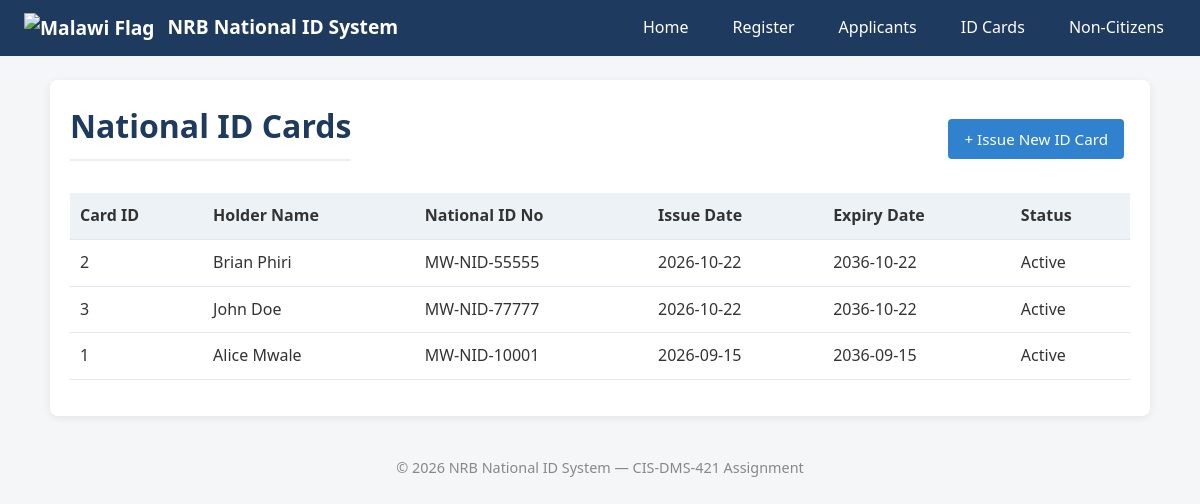
The app's page /cards_list.php with its own data.
### tables this page shows
CREATE TABLE `national_id_card` (
  `Card_ID` int NOT NULL,
  `National_ID_No` varchar(20) NOT NULL,
  `Issue_date` date NOT NULL,
  `Expired_date` date DEFAULT NULL,
  `Card_Status` enum('Active','Suspended','Revoked','Expired') NOT NULL DEFAULT 'Active',
  `Person_ID` int NOT NULL,
  `Application_ID` int NOT NULL
);

CREATE TABLE `malawian_citizen` (
  `Person_ID` int NOT NULL,
  `Fname` varchar(80) NOT NULL,
  `Lname` varchar(80) NOT NULL,
  `DoB` date NOT NULL,
  `Gender` enum('M','F','O') NOT NULL,
  `Nationality` varchar(60) NOT NULL DEFAULT 'Malawian',
  `District_ID` int NOT NULL,
  `Address_ID` int DEFAULT NULL,
  `Citizen_ID` varchar(20) NOT NULL,
  `National_ID` varchar(20) DEFAULT NULL
);

### public/cards_list.php (the view)
<?php
require_once __DIR__ . '/../includes/header.php';
$stmt = $pdo->query("
    SELECT nic.*, mc.Fname, mc.Lname
    FROM NATIONAL_ID_CARD nic
    INNER JOIN MALAWIAN_CITIZEN mc ON nic.Person_ID = mc.Person_ID
    ORDER BY nic.Issue_date DESC
");
$cards = $stmt->fetchAll();
?>
<div style="display: flex; justify-content: space-between; align-items: center;">
    <h1>National ID Cards</h1>
    <a href="card_issue.php" class="btn btn-primary">+ Issue New ID Card</a>
</div>
<table class="data-table">
    <thead>
        <tr>
            <th>Card ID</th>
            <th>Holder Name</th>
            <th>National ID No</th>
            <th>Issue Date</th>
            <th>Expiry Date</th>
            <th>Status</th>
        </tr>
    </thead>
    <tbody>
    <?php if (empty($cards)): ?>
        <tr><td colspan="6" style="text-align: center; color: #888;">No cards issued yet.</td></tr>
    <?php else: ?>
        <?php foreach ($cards as $c): ?>
            <tr>
                <td><?= (int)$c['Card_ID'] ?></td>
                <td><?= e($c['Fname'] . ' ' . $c['Lname']) ?></td>
                <td><?= e($c['National_ID_No']) ?></td>
                <td><?= e($c['Issue_date']) ?></td>
                <td><?= e($c['Expired_date']) ?></td>
                <td><span class="badge badge-<?= strtolower($c['Card_Status']) ?>"><?= e($c['Card_Status']) ?></span></td>
            </tr>
        <?php endforeach; ?>
    <?php endif; ?>
    </tbody>
</table>
<?php require_once __DIR__ . '/../includes/footer.php'; ?>

### assets/css/style.css (style rules this page uses)
* { box-sizing: border-box; margin: 0; padding: 0; }
body { font-family: 'Segoe UI', Arial, sans-serif; background: #f4f6f8; color: #333; line-height: 1.6; }
h1 { color: #1e3a5f; margin-bottom: 16px; border-bottom: 2px solid #eee; padding-bottom: 8px; }
.btn { display: inline-block; padding: 8px 16px; background: #e2e8f0; color: #2d3748; border: none; border-radius: 4px; cursor: pointer; text-decoration: none; font-size: 0.95em; margin-right: 6px; }
.btn-primary { background: #3182ce; color: white; }
.data-table { width: 100%; border-collapse: collapse; margin: 16px 0; }
.data-table th, .data-table td { padding: 10px; text-align: left; border-bottom: 1px solid #e2e8f0; }
.data-table th { background: #edf2f7; font-weight: 600; }

### records on screen
national_id_card: Card_ID "2", Person_ID.Lname "Brian Phiri", National_ID_No "MW-NID-55555", Issue_date "2026-10-22", Expired_date "2036-10-22", Card_Status "Active"
national_id_card: Card_ID "3", Person_ID.Lname "John Doe", National_ID_No "MW-NID-77777", Issue_date "2026-10-22", Expired_date "2036-10-22", Card_Status "Active"
national_id_card: Card_ID "1", Person_ID.Lname "Alice Mwale", National_ID_No "MW-NID-10001", Issue_date "2026-09-15", Expired_date "2036-09-15", Card_Status "Active"
